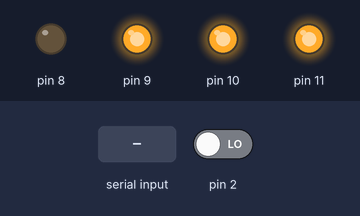
A sketch run on a simulated Arduino Uno, built with avr-gcc and run on an emulated ATmega328P. Parts: output pins drawn as LEDs (lit = HIGH). The test bench sets the inputs (shaded band); at power-on: pin 2 LOW.

Above: at 5.2 s.
5.3 s: "g" received over Serial
At 6.1 s:
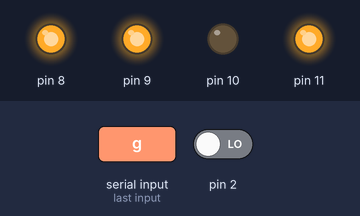
8.3 s: "r" received over Serial
At 8.9 s:
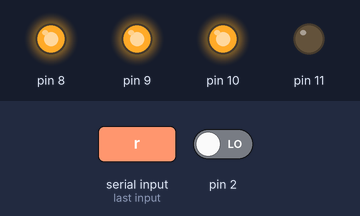
At 9.7 s:
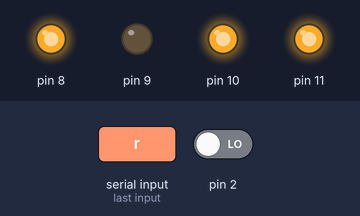
Timing chart, 0 to 14.8 s (numbered marks = the images above; inputs shaded):
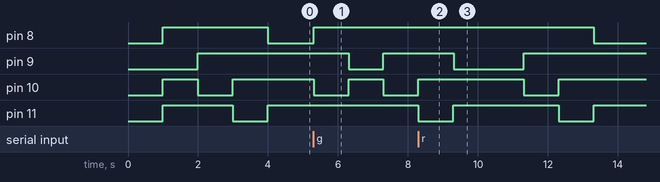

Measured:
- after the input at 5.3 s, pin 8: LOW → HIGH at once; pin 9: HIGH → LOW after 1.0 s, → HIGH 1.0 s later; pin 10: HIGH → LOW at once, → HIGH 1.0 s later, → LOW 1.0 s later
- after the input at 8.3 s, pin 8: HIGH → LOW after 5.0 s instead of 1.0 s; pin 9: HIGH → LOW after 1.0 s, → HIGH 2.0 s later
- by itself, pin 11: alternates HIGH for 3.0 s and LOW for 1.0 s

The sketch:

arduinoSketch.ino
```cpp
/*
arduinoSketch.ino

Functional Overview:

>> Sends a message on the transmit buffer indicating that the
ON / OFF switch has been toggled.  This is implemented using
an interrupt request handler on pin INT0.

>> Receives character messages from the Serial buffer.  Loads
the corresponding LED sequence on PORT B based on the character
received.

@author Michael Layman
*/

#include <avr/interrupt.h>   // Macro ISR()
#include <avr/io.h>

char _receivedByte = 0;

void setup() {

    // Set LED pins to OUTPUT direction. Use Port B.
    asm volatile(
        "ldi r18, 0x0f \n\t"  // r18 = 0fh = (0000 1111)2. Pins 0 through 3
        "out %0, r18   \n\t"    // Sets PB[0-3] as output
        :: "I" (_SFR_IO_ADDR(DDRB))
    );

    /* Steps to setup interrupt
       1) Set interrupt pin as INPUT
       2) Enable the interrupt pin
       3) Enable the interrupt pin's mask
       4) Enable global interrupt
    */

    // Set Interrupt Request pin to receive. Use INT0. INT0 is on Port D.

    // Sets INT0 as input
    asm volatile(
        "cbi %0, %1 \n\t"
        :: "I" (_SFR_IO_ADDR(DDRD)), "I" (DDD2)
    );

    // enable INT0
    EICRA |= 0x01;     // EICRA OR 1:  Any logical change on INT0 generates an interrupt request.
    // enable mask for INT0
    EIMSK |= 0x01;     // EIMSK OR 1
    // enable global interrupt
    asm volatile (
        "sei  \n\t"
    );

    // Startup test
    ledTest();

    // Start communication with MAX
    Serial.begin(9600);
}

void loop() {
    // If message from MAX...
    if (Serial.available() > 0) {
        // Check message from MAX
        _receivedByte = Serial.read();
        // Light up corresponding pin based on message
        lightLED(_receivedByte);
    }
}

/*
    INT0 Interrupt Handler.

    Sends outs the character 'C' on the serial connection.

    (Source: ATMEL Manual - p179 for code to send data)

    // *** Assembly Code

    USART_Transmit:
    ; Wait for empty transmit buffer
    in r16, UCSRnA
    sbrs r16, UDREn
    rjmp USART_Transmit
    ; Put data (r16) into buffer.  load 'C' to indicate camera toggle
    ldi r16, 'C'
    ; sends the data
    out UDRn,r16
    ret

    // *** C Code

    // Wait for empty transmit buffer
    while ( !( UCSR0A & (1<<UDRE0)) )
    ;
    // Put data into buffer, sends the data
    UDR0 = 0x43;

*/
ISR(INT0_vect) {

    // HACK: Map local variable to r17 register,
    // so I can send it later.
    register char val asm("r17");

    asm volatile(
        "cli \n\t"
        "push %0 \n\t"
            "USART_Transmit: \n\t"
                "st X, %1 \n\t" // Get status from UCSR0A
                "ld r16, X \n\t"
                "sbrs r16, %2 \n\t" // Check if UDRE0 is set (ie: UDR0 register is ready to transmit)
                "rjmp USART_Transmit \n\t"  // Wait for empty transmit buffer
            "ldi r17, 0x43 \n\t"  // val = 'C' (load 'C' to indicate camera toggle)
        "pop %0 \n\t"
        "sei \n\t"
        :
        : "r" (SREG), "r" (_SFR_IO_ADDR(UCSR0A)), "I" (UDRE0)
    );

    // Had to do it this way b/c HW limits access of IN/OUT instructions to
    // (0x3f) and below; UDRO resides in (0xc6).  Could not use LD/ST b/c
    // those instructions require constants.
    UDR0 = val; // puts data on the line and sends it
}

// *** HELPERS ***

/*
Translates color encodings into their corresponding LED lighting display.

Encodings (Code >> Response):
    * 'r' >> Red led lit, all others off
    * 'g' >> Green led lit, all others off
    * 'b' >> Blue led lit, all others off
    * OTHER_CHARS >> NO_COLOR led lit, all others off

@param code - Color key
*/
void lightLED(char code) {
    switch (code) {
        case 'r':
            setLEDSequence(1);
            break;
        case 'g':
            setLEDSequence(2);
            break;
        case 'b':
            setLEDSequence(3);
            break;
        default:
            setLEDSequence(0);
            break;
    }
}

/*
Translates integer into LED display sequence.

Encodings (ledPin >> Response):
    * 1 >> Red led lit, all others off
    * 2 >> Green led lit, all others off
    * 3 >> Blue led lit, all others off
    * 0 or other numbers >> NO_COLOR led lit, all others off

Notes:
>> LED sequence will be loaded to PORTB.
>> Assumes PORTB will sink current as LEDs are lit
(i.e.: Set bit high to turn off, set low to turn on).

@param ledPin - Assigned LED pin to turn on
*/
void setLEDSequence(int ledPin) {

    switch (ledPin) {
        case 1:
            asm volatile ("ldi r16, 0x0d \n\t"); // Red LED: 0000 1101
            break;
        case 2:
            asm volatile ("ldi r16, 0x0b \n\t"); // Green LED: 0000 1011
            break;
        case 3:
            asm volatile ("ldi r16, 0x07 \n\t"); // Blue LED: 0000 0111
            break;
        case 0:
        default:
            asm volatile ("ldi r16, 0x0e \n\t"); // NoColor LED: 0000 1110
            break;
    }

    // Load the LED sequence to PORTB.
    asm volatile (
      "out %0, r16 \n\t"
      :
      : "I" (_SFR_IO_ADDR(PORTB))
    );
}

/*
Led test.  Cycles on each led for 1 second.
*/
void ledTest(void) {
    delay(1000);
    setLEDSequence(1);
    delay(1000);
    setLEDSequence(2);
    delay(1000);
    setLEDSequence(3);
    delay(1000);
    setLEDSequence(0);
}
```
